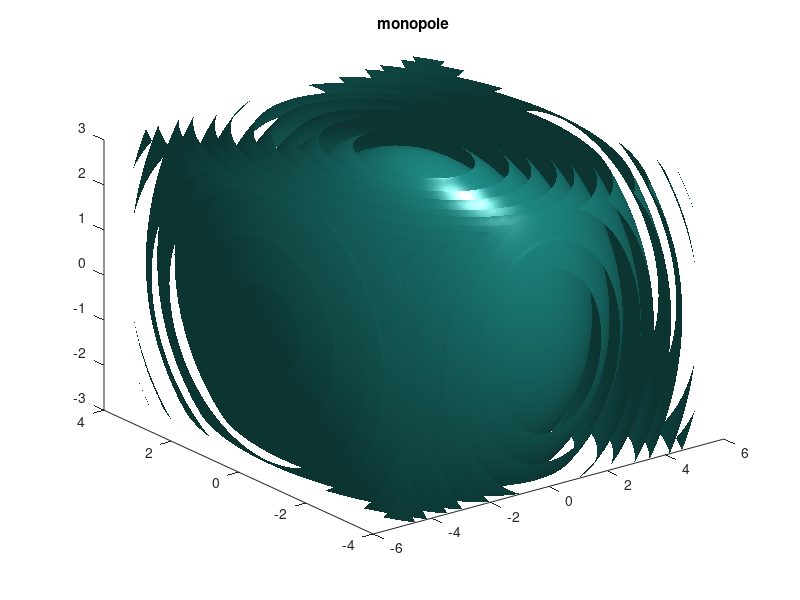

Source code (MATLAB): (Note: this script raises an error after producing the figure.)
%%%%%%%%%%%%%%%%%%%%%%%%%%%%%%%%%%%%%%%%%%%%%%%%%%%%%%%%%%%%%%%%%%%%%%%%%%%
%
%              Monopole, Dipole and Quadrupoles Generator v3.0
%
%          by Manuel A. Diaz @ Univ-Poitiers | Pprime - 24.05.2022
% 
%%%%%%%%%%%%%%%%%%%%%%%%%%%%%%%%%%%%%%%%%%%%%%%%%%%%%%%%%%%%%%%%%%%%%%%%%%%
% Based on:
% [1] Howe, Michael S. Theory of vortex sound. No.33. 
%     Cambridge university press, 2003. 
% [2] Madoliat, Reza, Nowrouz Mohammad Nouri, and Ali Rahrovi.
%     "Equalization of acoustic source using multi-pole sources and source
%     strength estimation using inverse method." Applied Acoustics 113
%     (2016): 210-220.   
%%%%%%%%%%%%%%%%%%%%%%%%%%%%%%%%%%%%%%%%%%%%%%%%%%%%%%%%%%%%%%%%%%%%%%%%%%%

% Load 
addpath ./third_party/ % third-party tools
addpath ./functions/ % sensors and ploting functions

% Wave number
k = 9; % defines: k = 2*pi/lambda

% Source location
xo = 0;
yo = 0;
zo = 0;

% Numerical mesh
xa =-5; xb = 5;
ya =-4; yb = 4;
za =-3; zb = 3;
[x,y,z] = meshgrid(xa:0.1:xb,ya:0.1:yb,za:0.1:zb);  

% Dependent variables
r = sqrt((x-xo).^2+(y-yo).^2+(z-zo).^2); 
theta = atan2( (y-yo),(x-xo) ); % azimutal
psi = atan2( (z-zo),sqrt((x-xo).^2+(y-yo).^2) ); % elevation
beta = asin(sin(theta).*cos(psi));

% Monopole
p_monopole  = exp(1i*k*r)./(4*pi*r);
p_dipole    = exp(1i*k*r)./(4*pi*r) .* ((1i*k*r-1)./r) .* cos(theta);
p_quadrupole_long = exp(1i*k*r)./(4*pi.*r.^3) .* ( (3-3*1i*k*r-k*k.*r.^2) .* cos(theta).^2 + 1 - 1i*k*r);
p_quadrupole_latr = exp(1i*k*r)./(4*pi.*r.^3) .* (3-3*1i*k*r-k*k.*r.^2) .* sin(2*theta) .* cos(beta);

%% Visualization
figure(1); isosurface(x,y,z,real(p_monopole)); title('monopole'); alpha(0.5);
figure(2); isosurface(x,y,z,real(p_dipole)); title('dipole'); alpha(0.5);
figure(3); isosurface(x,y,z,real(p_quadrupole_long)); title('quadrupole - longitudinal'); alpha(0.5);
figure(4); isosurface(x,y,z,real(p_quadrupole_latr)); title('quadrupole - lateral'); alpha(0.5);